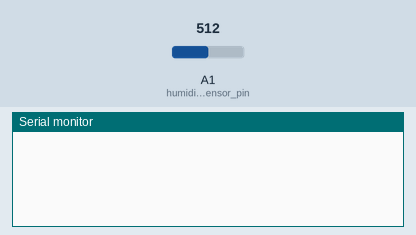
This sketch was run on a simulated Arduino Uno, built with avr-gcc and run on an emulated ATmega328P. On the bench: the last lines printed to the serial monitor. The test bench sets the inputs (shaded band); at power-on: A1 (humidity_sensor_pin) = 512.

Above: at 2.2 s.
2.3 s: A1 (humidity_sensor_pin) set to 660
At 12.4 s:
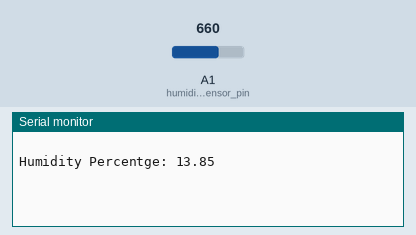
13.5 s: A1 (humidity_sensor_pin) set to 640
At 22.5 s:
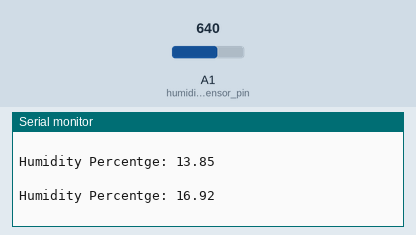

The sketch:

Ehecatl.ino
```cpp
// YL-39 + YL-69 humidity sensor
byte humidity_sensor_pin = A1;
byte humidity_sensor_vcc = 6;
int MAX_SENSOR_VALUE = 750;
int MAX_HUMIDITY_VALUE = 650;

void setup() {
    // Init the humidity sensor board
    pinMode(humidity_sensor_vcc, OUTPUT);
    digitalWrite(humidity_sensor_vcc, LOW);

    // Setup Serial
    while (!Serial);
    delay(1000);
    Serial.begin(9600);
}

int readNormalHumiditySensor() {
    digitalWrite(humidity_sensor_vcc, HIGH);
    delay(5000);
    int value = analogRead(humidity_sensor_pin);
    digitalWrite(humidity_sensor_vcc, LOW);
    delay(5000);
    return value;
}

float getHumidityPercentage() {
    float humidity = readNormalHumiditySensor();
    float humidityStandarized = MAX_SENSOR_VALUE - humidity;
    float humidityPercentage = (humidityStandarized * 100) / MAX_HUMIDITY_VALUE;

    if (humidityPercentage < 0) {
        return 0;
    } else if (humidityPercentage > 100){
        return 100;
    } else {
        return humidityPercentage;
    }
}

void loop() {
    float percentage = getHumidityPercentage();
    Serial.println(" ");
    Serial.print("Humidity Percentge: ");
    Serial.println(percentage);
}
```

Measured:
- after the input at 2.3 s, the serial monitor: prints a new line after 8.7 s (image 1)
- after the input at 13.5 s, the serial monitor: prints a new line after 7.5 s (image 2)
